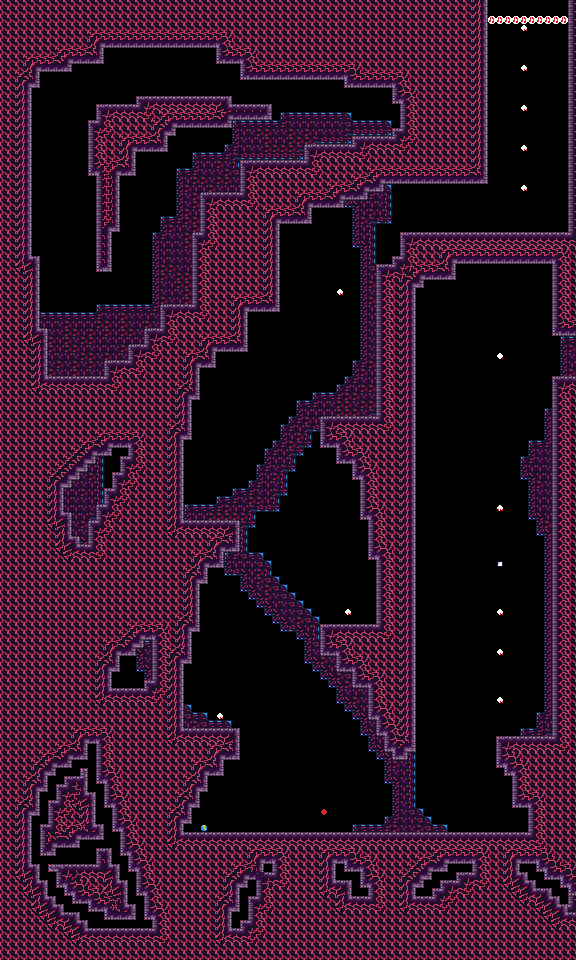

Tiled map render using the project's own tile images. Description and the map definition, with tile-layer contents summarised, below:
An orthogonal 72x120 tile map with 8x8 px tiles, 6 tile layers (bg_draft, draft, fg, entity, ...), 3 tilesets.

<map version="1.9" tiledversion="1.9.2" orientation="orthogonal" renderorder="right-down" width="72" height="120" tilewidth="8" tileheight="8" infinite="0" nextlayerid="7" nextobjectid="1">
 <editorsettings>
  <export target="../../assets/world/room/fire1a.json" format="json" />
 </editorsettings>
 <tileset firstgid="1" source="../rules/tools/tools.tsx" />
 <tileset firstgid="325" source="../tilesets/fire.tsx" />
 <tileset firstgid="403" source="../tilesets/fire_bg_decal.tsx" />
 <layer id="6" name="bg_draft" width="72" height="120">
  <data>[8640 cells, 1134 non-empty, 1 distinct tile ids]</data>
 </layer>
 <layer id="4" name="draft" width="72" height="120">
  <data>[8640 cells, 4614 non-empty, 1 distinct tile ids]</data>
 </layer>
 <layer id="1" name="fg" width="72" height="120">
  <data>[8640 cells, 0 non-empty, 0 distinct tile ids]</data>
 </layer>
 <layer id="3" name="entity" width="72" height="120">
  <data>[8640 cells, 29 non-empty, 8 distinct tile ids]</data>
 </layer>
 <layer id="2" name="bg" width="72" height="120">
  <data>[8640 cells, 1098 non-empty, 15 distinct tile ids]</data>
 </layer>
 <layer id="5" name="map" width="72" height="120">
  <data>[8640 cells, 4616 non-empty, 38 distinct tile ids]</data>
 </layer>
</map>
